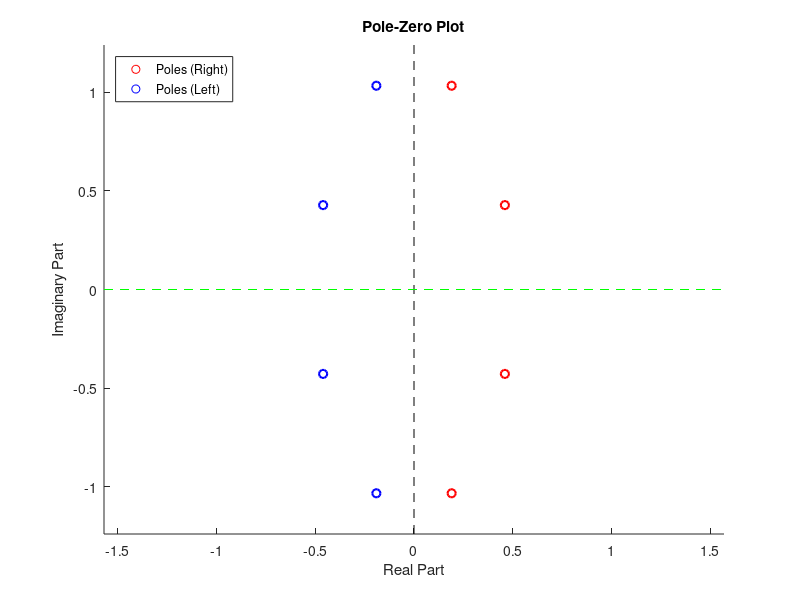

Write the MATLAB code that produced this figure.
% Read pole data from the txt file
data = dlmread('poles.txt', ',', 1, 0);

% Separate real and imaginary parts
real_parts = data(:, 1);
imaginary_parts = data(:, 2);

% Identify poles on the left side of the complex plane
left_poles_indices = real_parts < 0;
left_real_parts = real_parts(left_poles_indices);
left_imaginary_parts = imaginary_parts(left_poles_indices);

% Plot poles as red crosses ('x')
scatter(real_parts(~left_poles_indices), imaginary_parts(~left_poles_indices), 'rx', 'MarkerEdgeColor', 'r', 'LineWidth', 1.5); % Poles not on the left side
hold on;
scatter(left_real_parts, left_imaginary_parts, 'bx', 'MarkerEdgeColor', 'b', 'LineWidth', 1.5); % Poles on the left side

% Add labels and title
xlabel('Real Part');
ylabel('Imaginary Part');
title('Pole-Zero Plot');

% Set aspect ratio to equal
axis equal;

% Draw real and imaginary axes
plot([0 0], ylim * 1.2, 'k--'); % Vertical line for the imaginary axis, extending ylim by 20%
plot(xlim, [0 0], 'g--'); % Horizontal line for the real axis

% Add legend
legend('Poles (Right)', 'Poles (Left)', 'Location', 'northwest');

% Display the plot
hold off;
